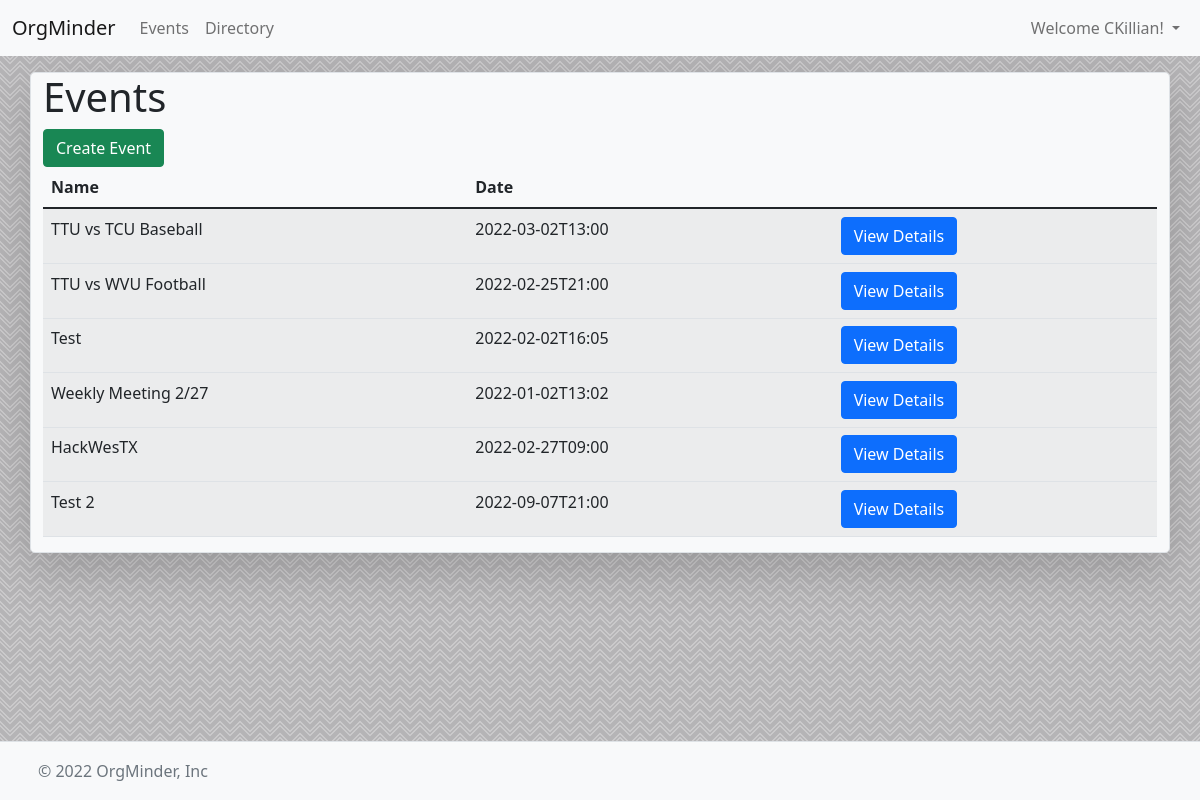
The app's page /events (signed in) with its own data.
### tables this page shows
CREATE TABLE "EVENTS" (
	"ID"	INTEGER,
	"NAME"	TEXT NOT NULL,
	"DATE"	TEXT NOT NULL,
	"LOCATION"	TEXT NOT NULL,
	"MANDATORY"	INT NOT NULL,
	"ATTENDEES"	TEXT,
	"CHECKEDIN"	TEXT,
	"NOTATTENDING"	TEXT,
	PRIMARY KEY("ID")
);

### main.py (the view)
@app.route("/events")
def events():
    if(not session.get("user_logged")):
        return redirect("/login")
    conn = sqlite3.connect(dbName)
    cur = conn.cursor()
    cur.execute("SELECT ID,NAME,DATE FROM EVENTS")
    eventsResp = cur.fetchall()
    conn.close()
    eventList = []
    for event in eventsResp:
        eventList.append({
            "id":event[0],
            "name":event[1],
            "date":str(event[2])
        })
    return render_template("events.html",username=session.get("user_logged"),permissionLevel=session.get("permissionLevel"),events=eventList)

### templates/events.html (shortened to what this page needs)
{% extends 'default.html' %}
{% block body %}
    <div class="container pt-3">
        <div class="row">
            <div class="col-md-12 col bg-light border rounded-3 shadow-lg">
                <h1>Events</h1>
                {% if permissionLevel > 0%}
                <a role="button" href="/createEvent" class="btn btn-success">Create Event</a>
                {% endif %}
                <table class="table table-striped table-hover">
                    <thead>
                        <th>Name</th>
                        <th>Date</th>
                        <th></th>
                    </thead>
                    <tbody>
                        {% for event in events %}
                        <tr>
                            <td>{{event['name']}}</td>
                            <td>{{event['date']}}</td>
                            <td><a href="/event?id={{event['id']}}" role="button" class="btn btn-primary">View Details</a></td>
                        <tr>
                        {% endfor %}
                    </tbody>
                </table>
            </div>
        </div>
    </div>
{% endblock %}

### static/css/style.css (style rules this page uses)
body { background-color: #b5b4b6; }

### records on screen
EVENTS: name "TTU vs TCU Baseball", date "2022-03-02T13:00"
EVENTS: name "TTU vs WVU Football", date "2022-02-25T21:00"
EVENTS: name "Test", date "2022-02-02T16:05"
EVENTS: name "Weekly Meeting 2/27", date "2022-01-02T13:02"
EVENTS: name "HackWesTX", date "2022-02-27T09:00"
EVENTS: name "Test 2", date "2022-09-07T21:00"

### other values on screen
{{ username }} "CKillian"
